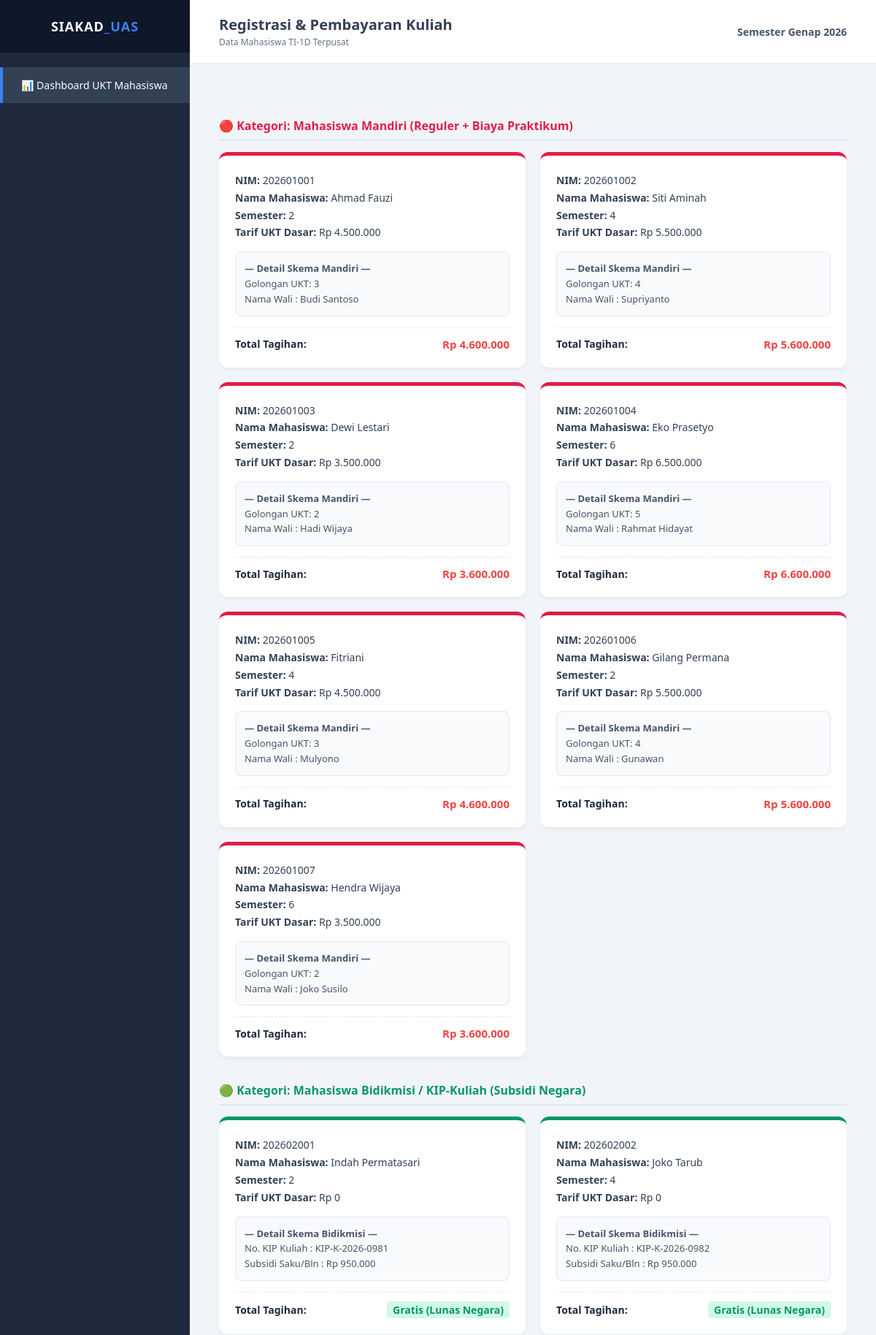
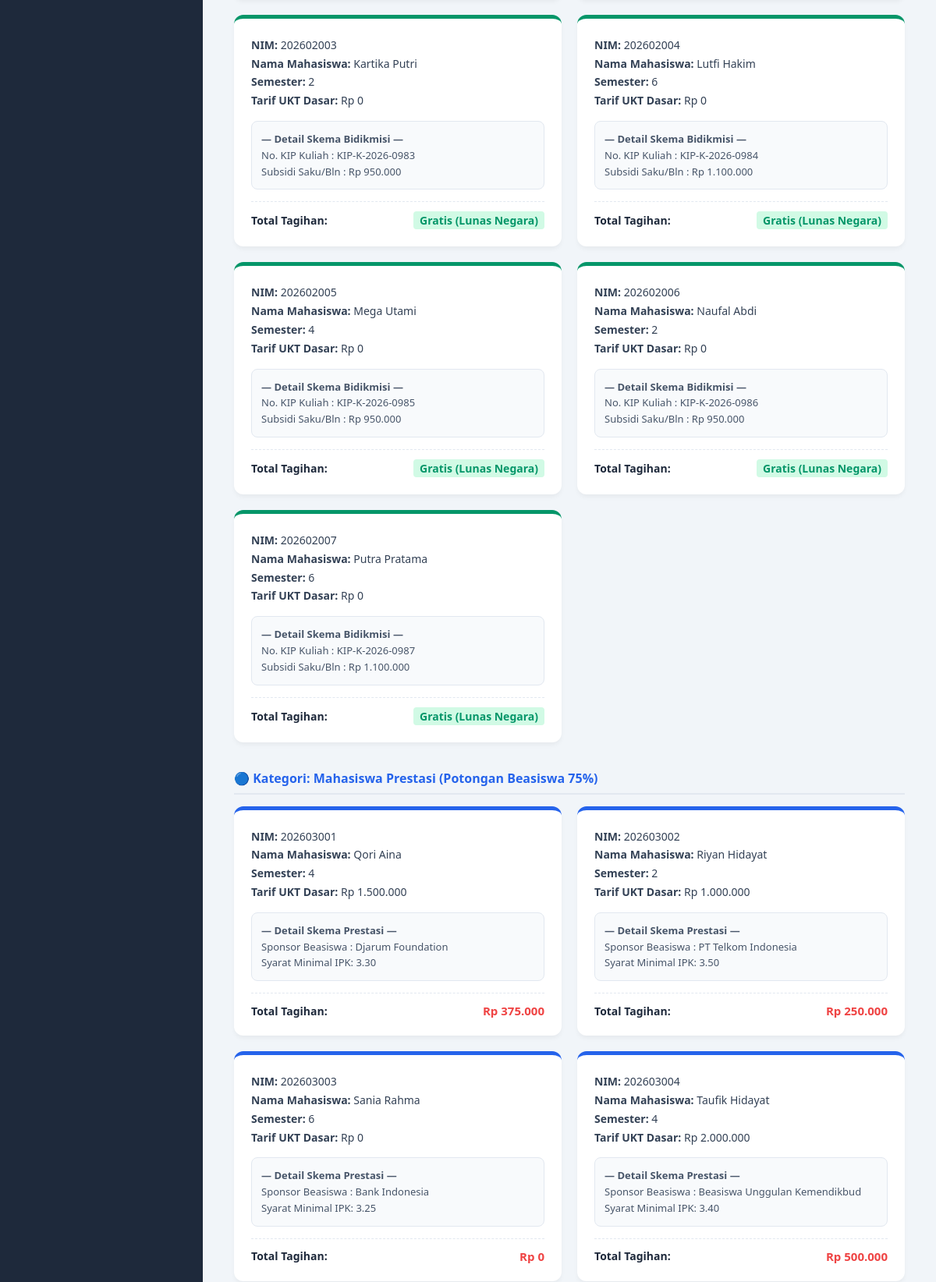
The page / (upper part) on the database its author committed (2 pictures, top to bottom).
### tables this page shows
CREATE TABLE `tabel_mahasiswa` (
  `id_mahasiswa` int NOT NULL,
  `nama_mahasiswa` varchar(255) NOT NULL,
  `nim` varchar(20) NOT NULL,
  `semester` int NOT NULL,
  `tarif_ukt_nominal` decimal(10,2) NOT NULL,
  `jenis_pembiayaan` enum('Mandiri','Bidikmisi','Prestasi') NOT NULL,
  `golongan_ukt` int DEFAULT NULL,
  `nama_wali` varchar(255) DEFAULT NULL,
  `nomor_kip_kuliah` varchar(50) DEFAULT NULL,
  `dana_saku_subsidi` decimal(10,2) DEFAULT NULL,
  `nama_instansi_beasiswa` varchar(255) DEFAULT NULL,
  `minimal_ipk_syarat` decimal(3,2) DEFAULT NULL
);

### Mahasiswa.php (the view, shortened to what this page needs)
<?php
abstract class Mahasiswa {
    protected $nama_mahasiswa;
    protected $nim;
    protected $semester;
    protected $tarifUktNominal;
    public function __construct($dataRow) {
        $this->nama_mahasiswa  = isset($dataRow['nama_mahasiswa']) ? $dataRow['nama_mahasiswa'] : '-';
        $this->nim             = isset($dataRow['nim']) ? $dataRow['nim'] : '-';
        $this->semester        = isset($dataRow['semester']) ? $dataRow['semester'] : 0;
        $this->tarifUktNominal = isset($dataRow['tarif_ukt_nominal']) ? $dataRow['tarif_ukt_nominal'] : 0;
    }
    public function infoDasarMahasiswa() {
        echo "<strong>NIM:</strong> " . $this->nim . "<br>";
        echo "<strong>Nama Mahasiswa:</strong> " . $this->nama_mahasiswa . "<br>";
        echo "<strong>Semester:</strong> " . $this->semester . "<br>";
        echo "<strong>Tarif UKT Dasar:</strong> Rp " . number_format($this->tarifUktNominal, 0, ',', '.') . "<br>";
    }
}

### index.php (shortened to what this page needs)
<?php
require_once 'Mahasiswa.php';
require_once 'MahasiswaMandiri.php';
require_once 'MahasiswaBidikmisi.php';
require_once 'MahasiswaPrestasi.php';
$database = new Koneksi();
$dbConnection = $database->getConn();
$listMandiri   = MahasiswaMandiri::getDaftarMandiri($dbConnection);
$listBidikmisi = MahasiswaBidikmisi::getDaftarBidikmisi($dbConnection);
$listPrestasi  = MahasiswaPrestasi::getDaftarPrestasi($dbConnection);
?>
<!DOCTYPE html>
<html lang="id">
<head>
</head>
<body>
    <aside class="sidebar">
        <div class="brand">SIAKAD<span>_UAS</span></div>
        <ul class="menu">
            <li><a href="index.php" class="active">📊 Dashboard UKT Mahasiswa</a></li>
        </ul>
    </aside>
    <main class="main-content">
        <header class="header">
            <div>
                <h1 style="font-size: 20px;">Registrasi & Pembayaran Kuliah</h1>
                <p style="font-size: 12px; color: #64748b; margin-top: 2px;">Data Mahasiswa TI-1D Terpusat</p>
            </div>
            <div style="font-weight: 600; color: #475569; font-size: 14px;">Semester Genap 2026</div>
        </header>
        <div class="content-body">
            <div class="section-title title-mandiri">🔴 Kategori: Mahasiswa Mandiri (Reguler + Biaya Praktikum)</div>
            <div class="grid-mahasiswa">
                <?php if (empty($listMandiri)): ?>
                    <p style="color: #94a3b8; font-style: italic; font-size: 14px;">Tidak ada data mahasiswa skema Mandiri.</p>
                <?php else: ?>
                    <?php foreach ($listMandiri as $mhs): ?>
                        <div class="card-mhs card-mandiri">
                            <div class="info-block">
                                <?php $mhs->infoDasarMahasiswa(); ?>
                            </div>
                            <div class="spesifik-box">
                                <?php $mhs->tampilkanSpesifikasiAkademik(); ?>
                            </div>
                            <div class="tagihan-total">
                                Total Tagihan: <span>Rp <?php echo number_format($mhs->hitungTagihanSemester(), 0, ',', '.'); ?></span>
                            </div>
                        </div>
                    <?php endforeach; ?>
                <?php endif; ?>
            </div>
            <div class="section-title title-bidikmisi">🟢 Kategori: Mahasiswa Bidikmisi / KIP-Kuliah (Subsidi Negara)</div>
            <div class="grid-mahasiswa">
                <?php if (empty($listBidikmisi)): ?>
                    <p style="color: #94a3b8; font-style: italic; font-size: 14px;">Tidak ada data mahasiswa skema Bidikmisi.</p>
                <?php else: ?>
                    <?php foreach ($listBidikmisi as $mhs): ?>
                        <div class="card-mhs card-bidikmisi">
                            <div class="info-block">
                                <?php $mhs->infoDasarMahasiswa(); ?>
                            </div>
                            <div class="spesifik-box">
                                <?php $mhs->tampilkanSpesifikasiAkademik(); ?>
                            </div>
                            <div class="tagihan-total">
                                Total Tagihan: <span class="tagihan-gratis">Gratis (Lunas Negara)</span>
                            </div>
                        </div>
                    <?php endforeach; ?>
                <?php endif; ?>
            </div>
            <div class="section-title title-prestasi">🔵 Kategori: Mahasiswa Prestasi (Potongan Beasiswa 75%)</div>
            <div class="grid-mahasiswa">
                <?php if (empty($listPrestasi)): ?>
                    <p style="color: #94a3b8; font-style: italic; font-size: 14px;">Tidak ada data mahasiswa skema Prestasi.</p>
                <?php else: ?>
                    <?php foreach ($listPrestasi as $mhs): ?>
                        <div class="card-mhs card-prestasi">
                            <div class="info-block">
                                <?php $mhs->infoDasarMahasiswa(); ?>
                            </div>
                            <div class="spesifik-box">
                                <?php $mhs->tampilkanSpesifikasiAkademik(); ?>
                            </div>
                            <div class="tagihan-total">
                                Total Tagihan: <span>Rp <?php echo number_format($mhs->hitungTagihanSemester(), 0, ',', '.'); ?></span>
                            </div>
                        </div>
                    <?php endforeach; ?>
                <?php endif; ?>
            </div>
        </div>
    </main>
</body>
</html>

### MahasiswaMandiri.php (shortened to what this page needs)
<?php
require_once 'Mahasiswa.php';
class MahasiswaMandiri extends Mahasiswa {
    private $golonganUkt;
    private $namaWali;
    public function __construct($dataRow) {
        $this->golonganUkt = isset($dataRow['golongan_ukt']) ? $dataRow['golongan_ukt'] : 0;
        $this->namaWali    = isset($dataRow['nama_wali']) ? $dataRow['nama_wali'] : '-';
    }
    public static function getDaftarMandiri($db) {
        $query = "SELECT * FROM tabel_mahasiswa WHERE jenis_pembiayaan = 'Mandiri'";
        $result = $db->query($query);
        $kumpulanObjek = [];
        if ($result && $result->num_rows > 0) {
            while ($row = $result->fetch_assoc()) {
                $kumpulanObjek[] = new self($row);
            }
        }
        return $kumpulanObjek;
    }
    public function hitungTagihanSemester() {
        return $this->tarifUktNominal + 100000;
    }
    public function tampilkanSpesifikasiAkademik() {
        echo "<strong>— Detail Skema Mandiri —</strong><br>";
        echo "Golongan UKT: " . $this->golonganUkt . "<br>";
        echo "Nama Wali   : " . $this->namaWali . "<br>";
    }
}

### MahasiswaBidikmisi.php (shortened to what this page needs)
<?php
require_once 'Mahasiswa.php';
class MahasiswaBidikmisi extends Mahasiswa {
    private $nomorKipKuliah;
    private $danaSakuSubsidi;
    public function __construct($dataRow) {
        $this->nomorKipKuliah  = isset($dataRow['nomor_kip_kuliah']) ? $dataRow['nomor_kip_kuliah'] : '-';
        $this->danaSakuSubsidi = isset($dataRow['dana_saku_subsidi']) ? $dataRow['dana_saku_subsidi'] : 0;
    }
    public static function getDaftarBidikmisi($db) {
        $query = "SELECT * FROM tabel_mahasiswa WHERE jenis_pembiayaan = 'Bidikmisi'";
        $result = $db->query($query);
        $kumpulanObjek = [];
        if ($result && $result->num_rows > 0) {
            while ($row = $result->fetch_assoc()) {
                $kumpulanObjek[] = new self($row);
            }
        }
        return $kumpulanObjek;
    }
    public function tampilkanSpesifikasiAkademik() {
        echo "<strong>— Detail Skema Bidikmisi —</strong><br>";
        echo "No. KIP Kuliah   : " . $this->nomorKipKuliah . "<br>";
        echo "Subsidi Saku/Bln : Rp " . number_format($this->danaSakuSubsidi, 0, ',', '.') . "<br>";
    }
}

### MahasiswaPrestasi.php (shortened to what this page needs)
<?php
require_once 'Mahasiswa.php';
class MahasiswaPrestasi extends Mahasiswa {
    private $namaInstansiBeasiswa;
    private $minimalIpkSyarat;
    public function __construct($dataRow) {
        $this->namaInstansiBeasiswa = isset($dataRow['nama_instansi_beasiswa']) ? $dataRow['nama_instansi_beasiswa'] : '-';
        $this->minimalIpkSyarat     = isset($dataRow['minimal_ipk_syarat']) ? $dataRow['minimal_ipk_syarat'] : 0.00;
    }
    public static function getDaftarPrestasi($db) {
        $query = "SELECT * FROM tabel_mahasiswa WHERE jenis_pembiayaan = 'Prestasi'";
        $result = $db->query($query);
        $kumpulanObjek = [];
        if ($result && $result->num_rows > 0) {
            while ($row = $result->fetch_assoc()) {
                $kumpulanObjek[] = new self($row);
            }
        }
        return $kumpulanObjek;
    }
    public function hitungTagihanSemester() {
        return $this->tarifUktNominal * 0.25;
    }
    public function tampilkanSpesifikasiAkademik() {
        echo "<strong>— Detail Skema Prestasi —</strong><br>";
        echo "Sponsor Beasiswa : " . $this->namaInstansiBeasiswa . "<br>";
        echo "Syarat Minimal IPK: " . $this->minimalIpkSyarat . "<br>";
    }
}

### index.php (style rules this page uses)
* { margin: 0; padding: 0; box-sizing: border-box; font-family: 'Segoe UI', Tahoma, Geneva, Verdana, sans-serif; }
body { display: flex; height: 100vh; background-color: #f1f5f9; color: #334155; }
.sidebar { width: 260px; background-color: #1e293b; color: #fff; display: flex; flex-direction: column; }
.sidebar .brand { padding: 24px 20px; text-align: center; font-size: 18px; font-weight: bold; background-color: #0f172a; letter-spacing: 1px; }
.sidebar .brand span { color: #3b82f6; }
.sidebar .menu { list-style: none; padding: 20px 0; flex-grow: 1; }
.sidebar .menu li a { display: block; padding: 15px 25px; color: #94a3b8; text-decoration: none; font-size: 14px; border-left: 4px solid transparent; }
.sidebar .menu li a.active { background-color: #334155; color: #fff; border-left-color: #3b82f6; }
.main-content { flex-grow: 1; display: flex; flex-direction: column; overflow-y: auto; }
.header { background-color: #fff; padding: 20px 40px; display: flex; justify-content: space-between; align-items: center; box-shadow: 0 1px 3px rgba(0,0,0,0.05); }
.content-body { padding: 40px; }
.section-title { font-size: 16px; font-weight: bold; margin: 35px 0 15px 0; padding-bottom: 8px; border-bottom: 2px solid #e2e8f0; display: flex; align-items: center; gap: 10px; }
.title-mandiri { color: #e11d48; }
.title-bidikmisi { color: #059669; }
.title-prestasi { color: #2563eb; }
.grid-mahasiswa { display: grid; grid-template-columns: repeat(auto-fit, minmax(300px, 1fr)); gap: 20px; }
.card-mhs { background-color: #fff; padding: 22px; border-radius: 12px; box-shadow: 0 4px 6px -1px rgba(0,0,0,0.05); border-top: 5px solid #3b82f6; display: flex; flex-direction: column; justify-content: space-between; }
.card-mandiri { border-top-color: #e11d48; }
.card-bidikmisi { border-top-color: #059669; }
.card-prestasi { border-top-color: #2563eb; }
.info-block { font-size: 14px; line-height: 1.7; margin-bottom: 14px; }
.spesifik-box { background-color: #f8fafc; padding: 12px; border-radius: 8px; border: 1px solid #e2e8f0; font-size: 13px; color: #475569; margin-bottom: 15px; line-height: 1.6; }
.tagihan-total { font-size: 14px; font-weight: bold; color: #1e293b; padding-top: 12px; border-top: 1px dashed #e2e8f0; display: flex; justify-content: space-between; align-items: center; }
.tagihan-total span { color: #ef4444; font-size: 15px; }
.tagihan-gratis { color: #059669 !important; font-size: 14px !important; background: #d1fae5; padding: 2px 8px; border-radius: 4px; }

### rows shown on the page
tabel_mahasiswa: nim "202601001", nama_mahasiswa "Ahmad Fauzi", semester "2", tarif_ukt_nominal "4.500.000", golongan_ukt "3", nama_wali "Budi Santoso", tarif_ukt_nominal "4.600.000"
tabel_mahasiswa: nim "202601002", nama_mahasiswa "Siti Aminah", semester "4", tarif_ukt_nominal "5.500.000", golongan_ukt "4", nama_wali "Supriyanto", tarif_ukt_nominal "5.600.000"
tabel_mahasiswa: nim "202601003", nama_mahasiswa "Dewi Lestari", semester "2", tarif_ukt_nominal "3.500.000", golongan_ukt "2", nama_wali "Hadi Wijaya", tarif_ukt_nominal "3.600.000"
tabel_mahasiswa: nim "202601004", nama_mahasiswa "Eko Prasetyo", semester "6", tarif_ukt_nominal "6.500.000", golongan_ukt "5", nama_wali "Rahmat Hidayat", tarif_ukt_nominal "6.600.000"
tabel_mahasiswa: nim "202601005", nama_mahasiswa "Fitriani", semester "4", tarif_ukt_nominal "4.500.000", golongan_ukt "3", nama_wali "Mulyono", tarif_ukt_nominal "4.600.000"
tabel_mahasiswa: nim "202601006", nama_mahasiswa "Gilang Permana", semester "2", tarif_ukt_nominal "5.500.000", golongan_ukt "4", nama_wali "Gunawan", tarif_ukt_nominal "5.600.000"
tabel_mahasiswa: nim "202601007", nama_mahasiswa "Hendra Wijaya", semester "6", tarif_ukt_nominal "3.500.000", golongan_ukt "2", nama_wali "Joko Susilo", tarif_ukt_nominal "3.600.000"
tabel_mahasiswa: nim "202602001", nama_mahasiswa "Indah Permatasari", semester "2", tarif_ukt_nominal "0", nomor_kip_kuliah "KIP-K-2026-0981", dana_saku_subsidi "950.000"
tabel_mahasiswa: nim "202602002", nama_mahasiswa "Joko Tarub", semester "4", tarif_ukt_nominal "0", nomor_kip_kuliah "KIP-K-2026-0982", dana_saku_subsidi "950.000"
tabel_mahasiswa: nim "202602003", nama_mahasiswa "Kartika Putri", semester "2", tarif_ukt_nominal "0", nomor_kip_kuliah "KIP-K-2026-0983", dana_saku_subsidi "950.000"
tabel_mahasiswa: nim "202602004", nama_mahasiswa "Lutfi Hakim", semester "6", tarif_ukt_nominal "0", nomor_kip_kuliah "KIP-K-2026-0984", dana_saku_subsidi "1.100.000"
tabel_mahasiswa: nim "202602005", nama_mahasiswa "Mega Utami", semester "4", tarif_ukt_nominal "0", nomor_kip_kuliah "KIP-K-2026-0985", dana_saku_subsidi "950.000"
tabel_mahasiswa: nim "202602006", nama_mahasiswa "Naufal Abdi", semester "2", tarif_ukt_nominal "0", nomor_kip_kuliah "KIP-K-2026-0986", dana_saku_subsidi "950.000"
tabel_mahasiswa: nim "202602007", nama_mahasiswa "Putra Pratama", semester "6", tarif_ukt_nominal "0", nomor_kip_kuliah "KIP-K-2026-0987", dana_saku_subsidi "1.100.000"
tabel_mahasiswa: nim "202603001", nama_mahasiswa "Qori Aina", semester "4", tarif_ukt_nominal "1.500.000", nama_instansi_beasiswa "Djarum Foundation", minimal_ipk_syarat "3.30", tarif_ukt_nominal "375.000"
tabel_mahasiswa: nim "202603002", nama_mahasiswa "Riyan Hidayat", semester "2", tarif_ukt_nominal "1.000.000", nama_instansi_beasiswa "PT Telkom Indonesia", minimal_ipk_syarat "3.50", tarif_ukt_nominal "250.000"
tabel_mahasiswa: nim "202603003", nama_mahasiswa "Sania Rahma", semester "6", tarif_ukt_nominal "0", nama_instansi_beasiswa "Bank Indonesia", minimal_ipk_syarat "3.25"
tabel_mahasiswa: nim "202603004", nama_mahasiswa "Taufik Hidayat", semester "4", tarif_ukt_nominal "2.000.000", nama_instansi_beasiswa "Beasiswa Unggulan Kemendikbud", minimal_ipk_syarat "3.40", tarif_ukt_nominal "500.000"
